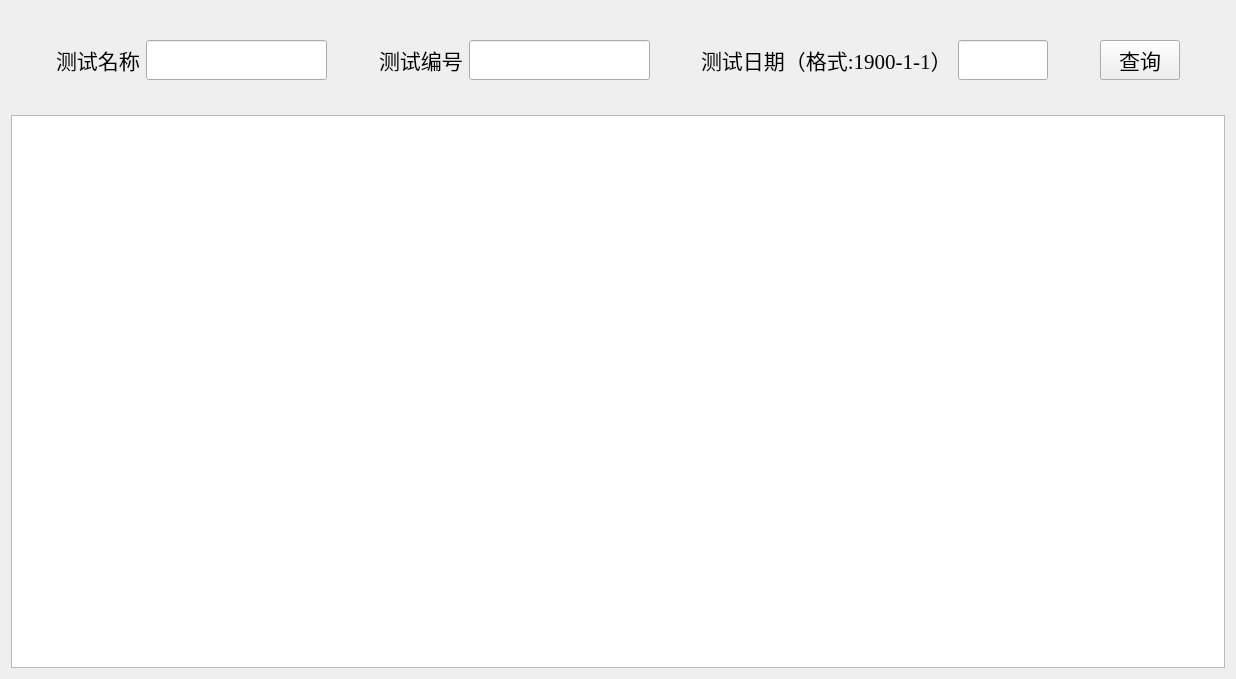
<?xml version="1.0" encoding="UTF-8"?>
<ui version="4.0">
 <class>Form</class>
 <widget class="QWidget" name="Form">
  <property name="geometry">
   <rect>
    <x>0</x>
    <y>0</y>
    <width>1236</width>
    <height>679</height>
   </rect>
  </property>
  <property name="windowTitle">
   <string>测试记录查询</string>
  </property>
  <layout class="QVBoxLayout" name="verticalLayout" stretch="1,1,1,19">
   <item>
    <spacer name="verticalSpacer">
     <property name="orientation">
      <enum>Qt::Vertical</enum>
     </property>
     <property name="sizeHint" stdset="0">
      <size>
       <width>20</width>
       <height>40</height>
      </size>
     </property>
    </spacer>
   </item>
   <item>
    <layout class="QHBoxLayout" name="horizontalLayout" stretch="1,2,4,1,2,4,1,1,2,1,1,1">
     <item>
      <spacer name="horizontalSpacer">
       <property name="orientation">
        <enum>Qt::Horizontal</enum>
       </property>
       <property name="sizeHint" stdset="0">
        <size>
         <width>40</width>
         <height>20</height>
        </size>
       </property>
      </spacer>
     </item>
     <item>
      <widget class="QLabel" name="label">
       <property name="sizePolicy">
        <sizepolicy hsizetype="Fixed" vsizetype="Preferred">
         <horstretch>0</horstretch>
         <verstretch>0</verstretch>
        </sizepolicy>
       </property>
       <property name="font">
        <font>
         <family>Times New Roman</family>
         <pointsize>16</pointsize>
        </font>
       </property>
       <property name="text">
        <string>测试名称</string>
       </property>
      </widget>
     </item>
     <item>
      <widget class="QLineEdit" name="edt_name">
       <property name="sizePolicy">
        <sizepolicy hsizetype="Preferred" vsizetype="Expanding">
         <horstretch>0</horstretch>
         <verstretch>0</verstretch>
        </sizepolicy>
       </property>
       <property name="font">
        <font>
         <family>Times New Roman</family>
         <pointsize>16</pointsize>
        </font>
       </property>
      </widget>
     </item>
     <item>
      <spacer name="horizontalSpacer_2">
       <property name="orientation">
        <enum>Qt::Horizontal</enum>
       </property>
       <property name="sizeHint" stdset="0">
        <size>
         <width>40</width>
         <height>20</height>
        </size>
       </property>
      </spacer>
     </item>
     <item>
      <widget class="QLabel" name="label_3">
       <property name="sizePolicy">
        <sizepolicy hsizetype="Fixed" vsizetype="Preferred">
         <horstretch>0</horstretch>
         <verstretch>0</verstretch>
        </sizepolicy>
       </property>
       <property name="font">
        <font>
         <family>Times New Roman</family>
         <pointsize>16</pointsize>
        </font>
       </property>
       <property name="text">
        <string>测试编号</string>
       </property>
      </widget>
     </item>
     <item>
      <widget class="QLineEdit" name="edt_id">
       <property name="sizePolicy">
        <sizepolicy hsizetype="Expanding" vsizetype="Expanding">
         <horstretch>0</horstretch>
         <verstretch>0</verstretch>
        </sizepolicy>
       </property>
       <property name="font">
        <font>
         <family>Times New Roman</family>
         <pointsize>16</pointsize>
        </font>
       </property>
      </widget>
     </item>
     <item>
      <spacer name="horizontalSpacer_5">
       <property name="orientation">
        <enum>Qt::Horizontal</enum>
       </property>
       <property name="sizeHint" stdset="0">
        <size>
         <width>40</width>
         <height>20</height>
        </size>
       </property>
      </spacer>
     </item>
     <item>
      <widget class="QLabel" name="label_2">
       <property name="sizePolicy">
        <sizepolicy hsizetype="Fixed" vsizetype="Preferred">
         <horstretch>0</horstretch>
         <verstretch>0</verstretch>
        </sizepolicy>
       </property>
       <property name="font">
        <font>
         <family>Times New Roman</family>
         <pointsize>16</pointsize>
        </font>
       </property>
       <property name="text">
        <string>测试日期（格式:1900-1-1）</string>
       </property>
      </widget>
     </item>
     <item>
      <widget class="QLineEdit" name="edt_date">
       <property name="sizePolicy">
        <sizepolicy hsizetype="Expanding" vsizetype="Expanding">
         <horstretch>0</horstretch>
         <verstretch>0</verstretch>
        </sizepolicy>
       </property>
       <property name="font">
        <font>
         <family>Times New Roman</family>
         <pointsize>16</pointsize>
        </font>
       </property>
      </widget>
     </item>
     <item>
      <spacer name="horizontalSpacer_3">
       <property name="orientation">
        <enum>Qt::Horizontal</enum>
       </property>
       <property name="sizeHint" stdset="0">
        <size>
         <width>40</width>
         <height>20</height>
        </size>
       </property>
      </spacer>
     </item>
     <item>
      <widget class="QPushButton" name="btn_query">
       <property name="sizePolicy">
        <sizepolicy hsizetype="Minimum" vsizetype="Expanding">
         <horstretch>0</horstretch>
         <verstretch>0</verstretch>
        </sizepolicy>
       </property>
       <property name="font">
        <font>
         <family>Times New Roman</family>
         <pointsize>16</pointsize>
        </font>
       </property>
       <property name="text">
        <string>查询</string>
       </property>
      </widget>
     </item>
     <item>
      <spacer name="horizontalSpacer_4">
       <property name="orientation">
        <enum>Qt::Horizontal</enum>
       </property>
       <property name="sizeHint" stdset="0">
        <size>
         <width>40</width>
         <height>20</height>
        </size>
       </property>
      </spacer>
     </item>
    </layout>
   </item>
   <item>
    <spacer name="verticalSpacer_2">
     <property name="orientation">
      <enum>Qt::Vertical</enum>
     </property>
     <property name="sizeHint" stdset="0">
      <size>
       <width>20</width>
       <height>40</height>
      </size>
     </property>
    </spacer>
   </item>
   <item>
    <widget class="QTableWidget" name="table">
     <property name="font">
      <font>
       <family>Times New Roman</family>
       <pointsize>16</pointsize>
      </font>
     </property>
    </widget>
   </item>
  </layout>
 </widget>
 <resources/>
 <connections/>
</ui>
